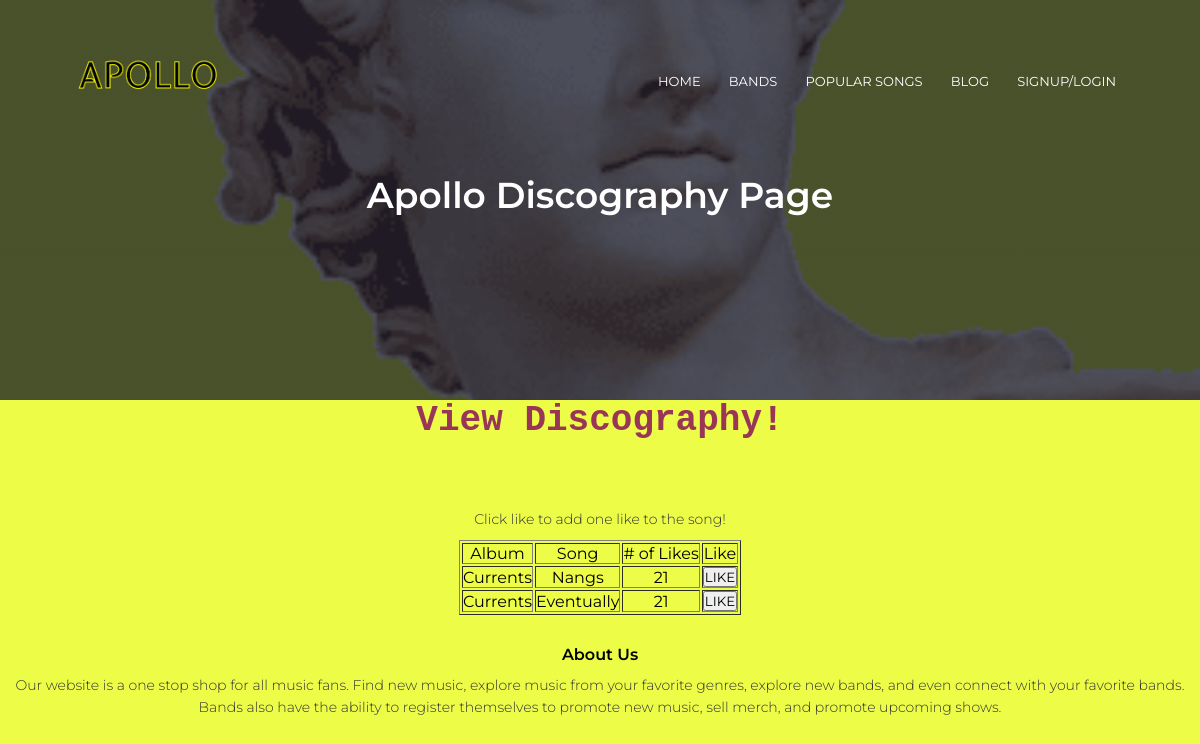
The page /show_discog/1 on the database as committed earlier.
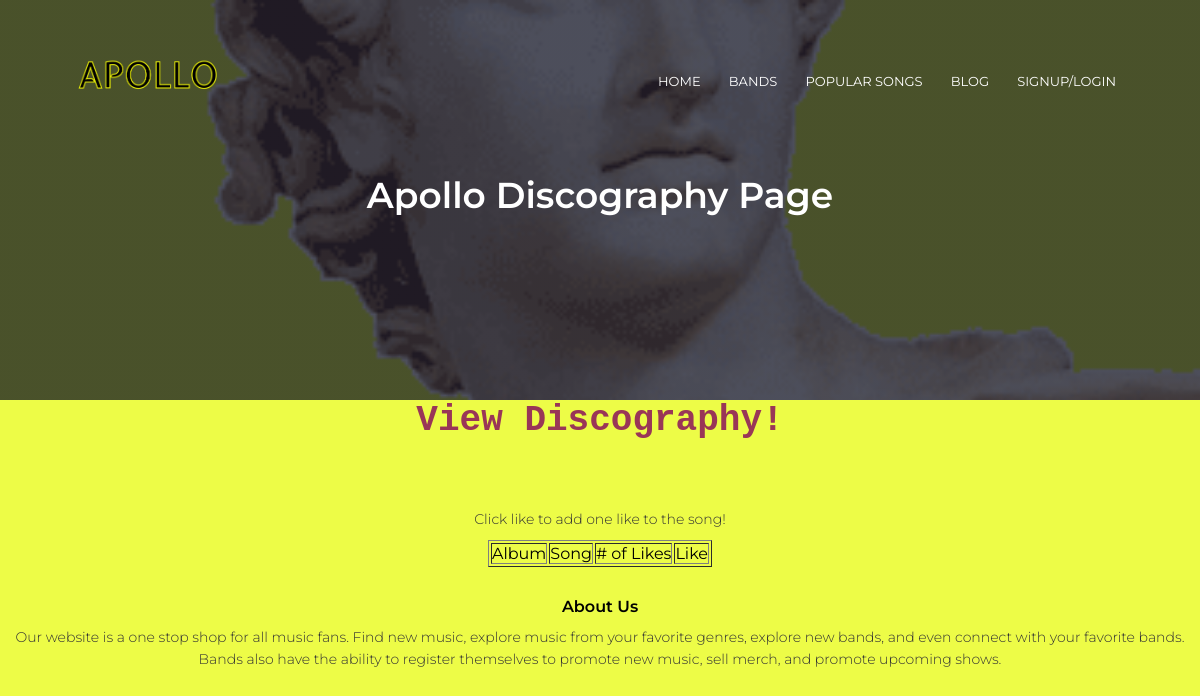
The same page on the database as committed later.
### models.py (models this page shows)
class Discography(db.Model):
    __tablename__ = 'discography'
    id = db.Column(db.Integer, primary_key=True)
    user_id = db.Column(db.Integer)
    album = db.Column(db.String(100))
    song = db.Column(db.String(100))
    likes = db.Column(db.Integer)

### main.py (the view, shortened to what this page needs)
@main.route('/show_discog/<int:bid>', methods=['GET','POST'])
def display_discog(bid):
    all_discography = Discography.query.filter_by(user_id=bid)
    return render_template('display-discography.html',rows=all_discography, bid=bid)

### templates/display-discography.html (shortened to what this page needs)
{% extends "header.html" %}
   {% block title %} Apollo Discography Page {% endblock %}
{% block content %}
<body style="background-color: #edfc47;">
    <h1 style="color:#993657; text-align: center; font-family: 'Courier New', monospace;"> View Discography!</h1>
   <br><br><br>
   <p style="text-align: center;">Click like to add one like to the song!</p>
   <table border=1 style="margin-left: auto; margin-right: auto; text-align: center;">
       <thead>
          <td>Album</td>
          <td>Song</td>
          <td># of Likes</td>
          <td>Like</td>
       </thead>
       {% for row in rows %}
          <tr>
             <td>{{row["album"]}}</td>
             <td>{{row["song"]}}</td>
             <td>{{row["likes"]}}</td>
             <td>
              <form method ="post">
                <button type="submit" name="like" value="{{ row['album'] + '*' + row['song']}}"> LIKE </button>
              </form>
          </tr>
       {% endfor %}
   </table>
</body>
{% endblock %}

Rows that differ between the two databases and show on the page:
no longer on this page (row edited): Discography: album "Currents", song "Nangs", likes "21"
no longer on this page (row edited): Discography: album "Currents", song "Eventually", likes "21"
